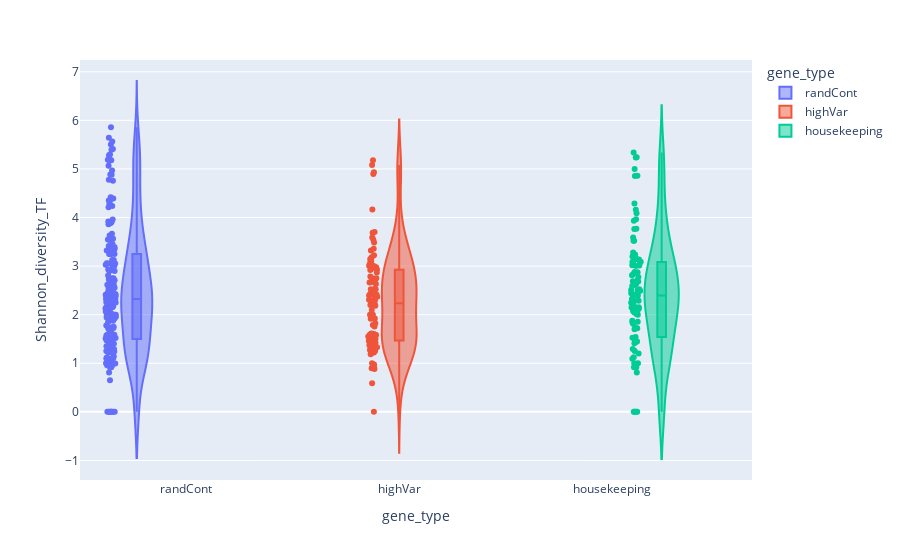

The cell this chart's notebook holds for it:
### Code cell
fig = px.violin(merged, x="gene_type", y="Shannon_diversity_TF", box=True, color="gene_type", # draw box plot inside the violin
                points='all', # can be 'outliers', or False
               )
fig.write_html('../../data/plots/TF_diversity/diversity.html', auto_open=False)
fig.show()

### Figure 1 — Plotly figure (JSON) as saved in the notebook; plotly's stock layout.template omitted (floating-point values rounded to 4 significant figures; data arrays with more than 128 entries replaced by an {"elided": "..."} marker saying what was removed)
{"data": [{"alignmentgroup": "True", "box": {"visible": true}, "hoverlabel": {"namelength": 0}, "hovertemplate": "gene_type=%{x}<br>Shannon_diversity_TF=%{y}", "legendgroup": "randCont", "marker": {"color": "#636efa"}, "name": "randCont", "offsetgroup": "randCont", "orientation": "v", "points": "all", "scalegroup": "True", "showlegend": true, "type": "violin", "x": {"elided": "202 str values"}, "x0": " ", "xaxis": "x", "y": {"elided": "202 float values"}, "y0": " ", "yaxis": "y"}, {"alignmentgroup": "True", "box": {"visible": true}, "hoverlabel": {"namelength": 0}, "hovertemplate": "gene_type=%{x}<br>Shannon_diversity_TF=%{y}", "legendgroup": "highVar", "marker": {"color": "#EF553B"}, "name": "highVar", "offsetgroup": "highVar", "orientation": "v", "points": "all", "scalegroup": "True", "showlegend": true, "type": "violin", "x": ["highVar", "highVar", "highVar", "highVar", "highVar", "highVar", "highVar", "highVar", "highVar", "highVar", "highVar", "highVar", "highVar", "highVar", "highVar", "highVar", "highVar", "highVar", "highVar", "highVar", "highVar", "highVar", "highVar", "highVar", "highVar", "highVar", "highVar", "highVar", "highVar", "highVar", "highVar", "highVar", "highVar", "highVar", "highVar", "highVar", "highVar", "highVar", "highVar", "highVar", "highVar", "highVar", "highVar", "highVar", "highVar", "highVar", "highVar", "highVar", "highVar", "highVar", "highVar", "highVar", "highVar", "highVar", "highVar", "highVar", "highVar", "highVar", "highVar", "highVar", "highVar", "highVar", "highVar", "highVar", "highVar", "highVar", "highVar", "highVar", "highVar", "highVar", "highVar", "highVar", "highVar", "highVar", "highVar", "highVar", "highVar", "highVar", "highVar", "highVar", "highVar", "highVar", "highVar", "highVar", "highVar", "highVar", "highVar", "highVar", "highVar", "highVar", "highVar", "highVar", "highVar", "highVar", "highVar", "highVar", "highVar", "highVar", "highVar"], "x0": " ", "xaxis": "x", "y": [3.147, 2.75, 4.932, 1.469, 3.007, 2.743, 2.709, 1.822, 1.424, 2.522, 3.043, 2, 5.178, 0, 2.94, 1.329, 5.079, 0.9183, 1.187, 1.436, 1.522, 0.9766, 2.37, 0.8813, 3.322, 2.221, 1.425, 1.472, 0.9183, 2.419, 2.725, 1.252, 1.373, 1.585, 1.582, 1.922, 4.165, 3.181, 3.54, 2.918, 1.459, 2.197, 2.3, 1.273, 3, 4.895, 3.098, 1.789, 2.186, 1.221, 1.914, 1.349, 3.7, 2.197, 2.482, 1.609, 3.689, 1.585, 1.756, 2.099, 2.296, 2.238, 3.36, 2.977, 3.008, 2.31, 0.5917, 0.8997, 3.589, 2.394, 1.272, 1.549, 2, 2.529, 2.87, 2.634, 3.225, 0.9403, 3.485, 2.419, 1.5, 2.787, 2, 2.468, 1.5, 1, 2.669, 1.37, 1.459, 3.103, 2.418, 1.245, 2.997, 2.386, 1.603, 1.614, 2.663, 2.524, 2.928], "y0": " ", "yaxis": "y"}, {"alignmentgroup": "True", "box": {"visible": true}, "hoverlabel": {"namelength": 0}, "hovertemplate": "gene_type=%{x}<br>Shannon_diversity_TF=%{y}", "legendgroup": "housekeeping", "marker": {"color": "#00cc96"}, "name": "housekeeping", "offsetgroup": "housekeeping", "orientation": "v", "points": "all", "scalegroup": "True", "showlegend": true, "type": "violin", "x": ["housekeeping", "housekeeping", "housekeeping", "housekeeping", "housekeeping", "housekeeping", "housekeeping", "housekeeping", "housekeeping", "housekeeping", "housekeeping", "housekeeping", "housekeeping", "housekeeping", "housekeeping", "housekeeping", "housekeeping", "housekeeping", "housekeeping", "housekeeping", "housekeeping", "housekeeping", "housekeeping", "housekeeping", "housekeeping", "housekeeping", "housekeeping", "housekeeping", "housekeeping", "housekeeping", "housekeeping", "housekeeping", "housekeeping", "housekeeping", "housekeeping", "housekeeping", "housekeeping", "housekeeping", "housekeeping", "housekeeping", "housekeeping", "housekeeping", "housekeeping", "housekeeping", "housekeeping", "housekeeping", "housekeeping", "housekeeping", "housekeeping", "housekeeping", "housekeeping", "housekeeping", "housekeeping", "housekeeping", "housekeeping", "housekeeping", "housekeeping", "housekeeping", "housekeeping", "housekeeping", "housekeeping", "housekeeping", "housekeeping", "housekeeping", "housekeeping", "housekeeping", "housekeeping", "housekeeping", "housekeeping", "housekeeping", "housekeeping", "housekeeping", "housekeeping", "housekeeping", "housekeeping", "housekeeping", "housekeeping", "housekeeping", "housekeeping", "housekeeping", "housekeeping", "housekeeping", "housekeeping", "housekeeping", "housekeeping", "housekeeping", "housekeeping", "housekeeping", "housekeeping", "housekeeping", "housekeeping", "housekeeping", "housekeeping", "housekeeping", "housekeeping", "housekeeping", "housekeeping", "housekeeping"], "x0": " ", "xaxis": "x", "y": [3.764, 0, 3.094, 5.0, 2.873, 3.523, 0, 2.439, 1.875, 1.832, 1.5, 2.778, 2.418, 2.281, 0.9183, 1.437, 1, 1.202, 1.124, 2.322, 3.522, 3.767, 2.813, 1, 0, 2.689, 2.509, 5.243, 2.881, 2.705, 2.046, 3.135, 1.734, 3, 2.147, 0.9183, 0, 3.017, 2.524, 2.835, 2.43, 2.079, 3.014, 4.29, 2.685, 2.015, 5.34, 3.09, 0.8113, 4.161, 3.239, 4.86, 1.252, 2.156, 1.854, 1.447, 2.122, 4.853, 5.238, 1.092, 1.449, 2.495, 3.199, 2.154, 3.144, 2.292, 0, 1.542, 3.075, 1.7, 3.588, 1.296, 3.932, 1.525, 0.9183, 2.245, 2.637, 2.611, 2.2, 3.278, 2.588, 2, 1.806, 2.289, 3.964, 2.399, 0.9183, 2.126, 2.076, 2.503, 1.722, 3.087, 1.414, 2.632, 0.9887, 3.182, 4.088, 2.39], "y0": " ", "yaxis": "y"}], "layout": {"autosize": true, "legend": {"title": {"text": "gene_type"}, "tracegroupgap": 0}, "margin": {"t": 60}, "violinmode": "group", "xaxis": {"anchor": "y", "autorange": true, "categoryarray": ["randCont", "highVar", "housekeeping"], "categoryorder": "array", "domain": [0, 1], "range": [-0.5, 2.658], "title": {"text": "gene_type"}, "type": "category"}, "yaxis": {"anchor": "x", "autorange": true, "domain": [0, 1], "range": [-1.402, 7.242], "title": {"text": "Shannon_diversity_TF"}, "type": "linear"}}}
